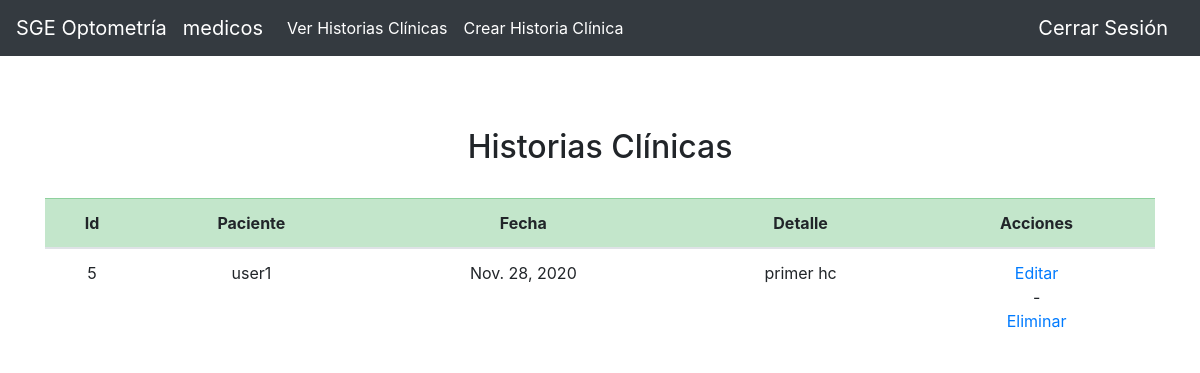
The app's page /optometria/hc/ (signed in), older data.
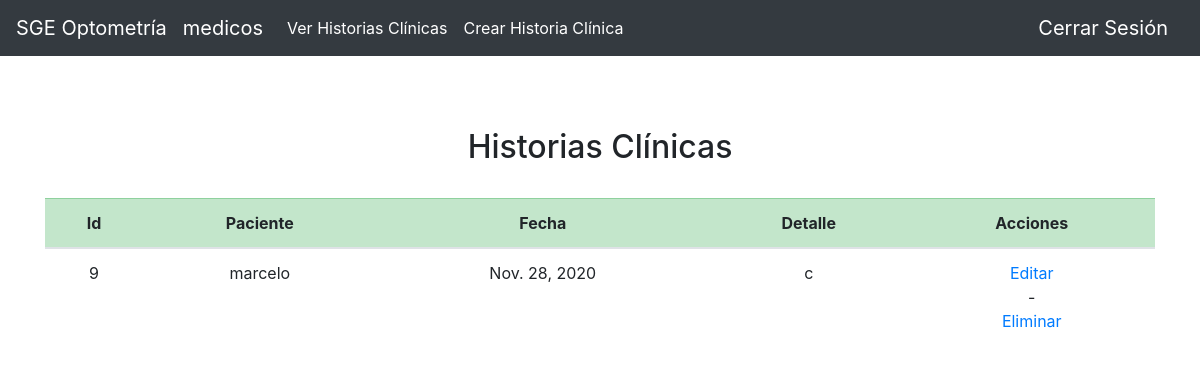
The same page, newer data.
### optometria/models.py (models this page shows, shortened)
class Hc(models.Model):
    fecha = models.DateField(auto_now_add=False, auto_now= False, blank=True)
    paciente = models.ForeignKey(settings.AUTH_USER_MODEL, on_delete=models.CASCADE, related_name="hc_paciente")
    detalle = models.TextField()
    medico = models.ForeignKey(settings.AUTH_USER_MODEL, on_delete=models.CASCADE, related_name='hc_medico')

### user/models.py (models this page shows)
class User(AbstractUser):
    roles = [
        ('secretario','Secretario'),
        ('medicos','Medico'),
        ('venta','Ventas'),
        ('taller','Taller'),
        ('gerencia','Gerente'),
        ('paciente','Paciente')]
    rol = models.CharField(max_length=16, choices=roles, default='paciente')

### optometria/views.py (the view)
# urls.py: path('hc/', views.ver_hc, name='ver_hc'),
def ver_hc(request):
    if len(Hc.objects.all()) > 0:
        data = Hc.objects.filter(medico_id = request.user.id).order_by('-fecha')
    else:
        data = None
    return render(request, 'optometria/ver_hc.html',{
        'grupo': request.user.rol,
        'data': data,
        })

### optometria/templates/optometria/ver_hc.html (shortened to what this page needs)
{% extends "optometria/new_layout.html" %}
{% block body %}
{% if data %}
    <br>
    <h2><center>Historias Clínicas</center></h2>
    <br>
    <div class="table-responsive">
        <table class="table table-hover">
            <thead>
                <tr class="table-success">
                    <th scope="col"><center>Id</center></th>
                    <th scope="col"><center>Paciente</center></th>
                    <th scope="col"><center>Fecha</center></th>
                    <th scope="col"><center>Detalle</center></th>
                    <th scope="col"><center>Acciones</center></th>
                </tr>
            </thead>
            <tbody>
            {% for hc in data %}
                <tr>
                    <td><center>{{hc.id}}</center></td>
                    <td><center>{{hc.paciente}}</center></td>
                    <td><center>{{hc.fecha}}</center></td>
                    <td><center>{{hc.detalle}}</center></td>
                    <td><center><a href="{% url 'optometria:editar_hc' hc.id %}">Editar</a>
                    <center><a> - </a>
                    <center><a href="{% url 'optometria:eliminar_hc' hc.id %}">Eliminar</a></td>
                    </tr>
            {% endfor %}
            </tbody>
        </table>
    </div>
{% else %}
    <h2><center>No hay Historias Clínicas registradas</center></h2>
    <br>
{% endif %}
{% endblock %}

Row changes from the older to the newer data that the page shows:
removed Hc: id "5", paciente "user1", fecha "Nov. 28, 2020", detalle "primer hc"
added Hc: id "9", paciente "marcelo", fecha "Nov. 28, 2020", detalle "c"
